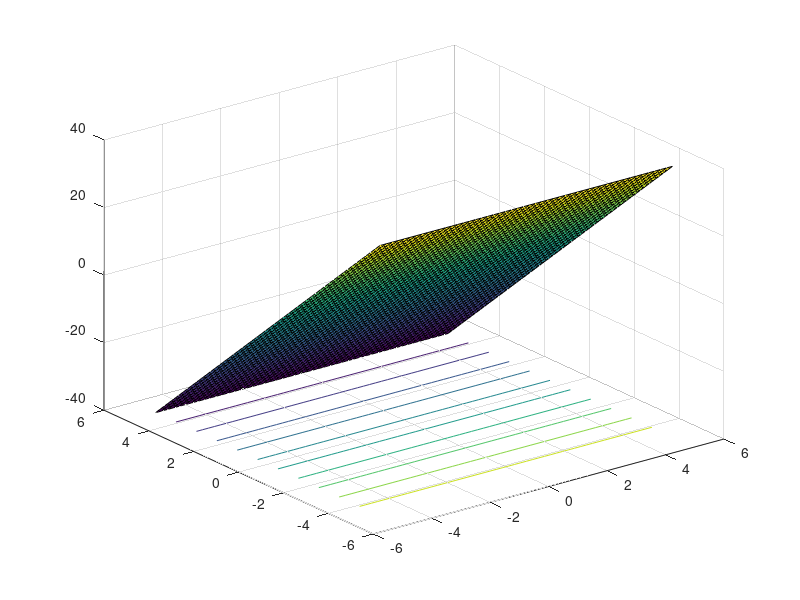

Write MATLAB code to recreate this figure.


y = x = linspace(-5, 5, 50);

[xx, yy] = meshgrid(y, x);

fa  = - (xx .^ 2 + yy .^ 2) *4;

faax = -(8 * xx);
faay = -(8 * yy);

surfc(xx, yy, fa)
pause;

surfc(xx, yy, faax)
pause;
surfc(xx, yy, faay)
pause;

exit;

fb = e .^ (- ((xx - 0.5) .^ 2 - (xx - 0.5) .* (yy + 0.5) + (yy + 0.5) .^ 2) ./ (3 / 4))

surfc(xx, yy, fb)

pause;
